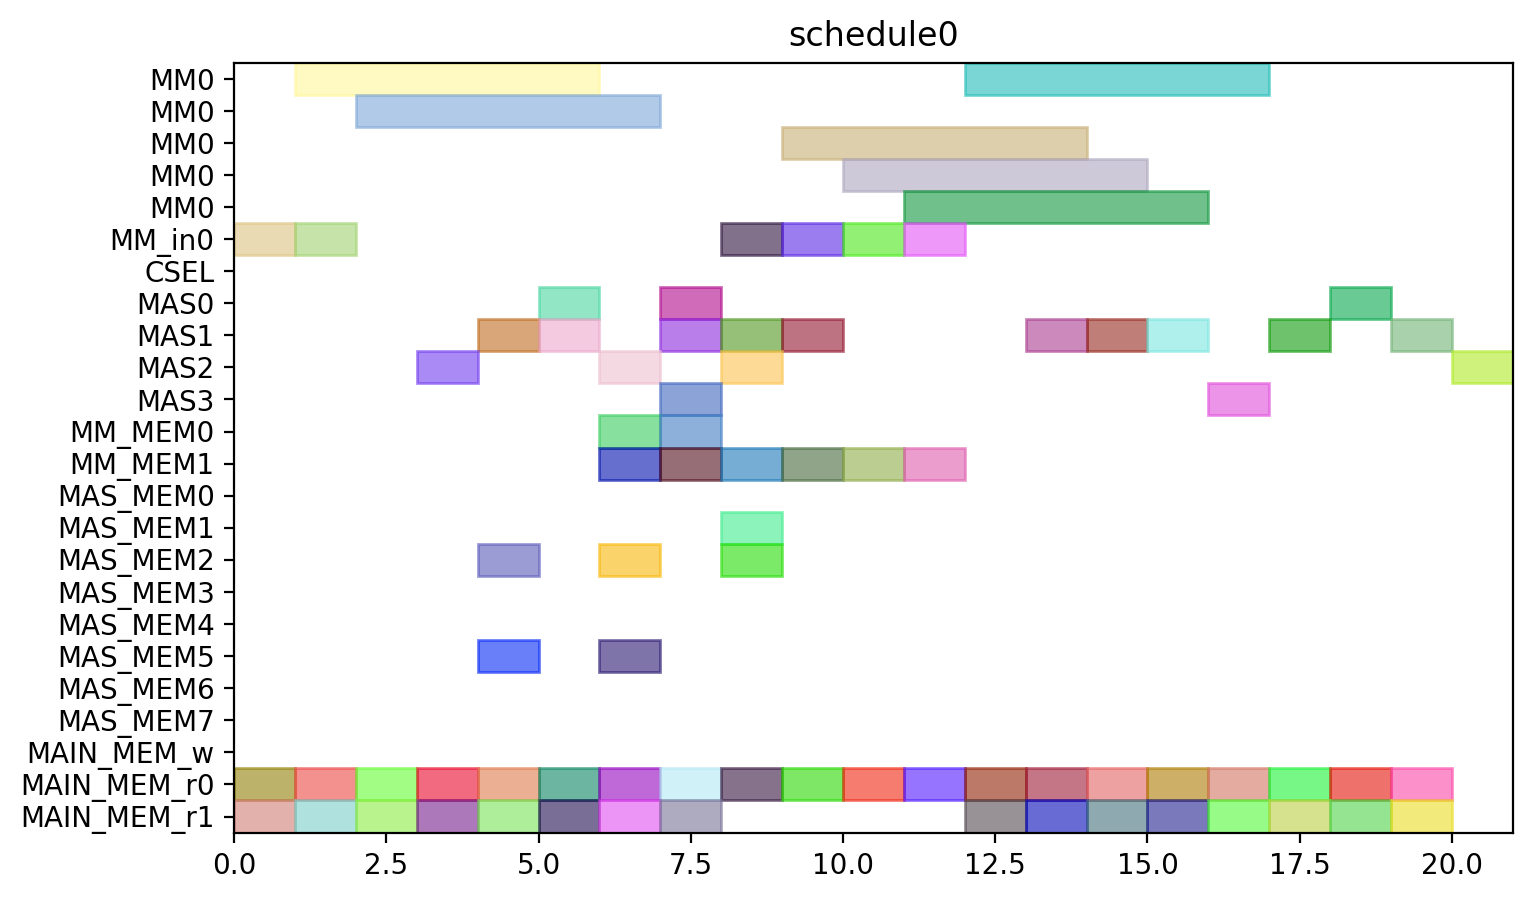

The Python source for this figure:
from pyschedule import Scenario, solvers, plotters, alt


def solve():
	horizon = 120
	S = Scenario("schedule0", horizon=horizon)

	# resource
	MM = S.Resources('MM', num=1, size=5)
	MM_in = S.Resources('MM_in', num=1)
	CSEL = S.Resource('CSEL')
	MAS = S.Resources('MAS', num=4, size=1, periods=range(1, horizon))
	MM_MEM = S.Resources('MM_MEM', num=2)
	MAS_MEM = S.Resources('MAS_MEM', num=8)
	MAIN_MEM_w = S.Resource('MAIN_MEM_w', size=1)
	MAIN_MEM_r = S.Resources('MAIN_MEM_r', num=2)

	# result of previous scheduling

	# new tasks
	c_qinv_denom_inv0 = S.Task('c_qinv_denom_inv0', length=5, delay_cost=1)
	c_qinv_denom_inv0 += alt(MM)
	c_qinv_denom_inv0_in = S.Task('c_qinv_denom_inv0_in', length=1, delay_cost=1)
	c_qinv_denom_inv0_in += alt(MM_in)
	S += c_qinv_denom_inv0_in*MM_in[0]<=c_qinv_denom_inv0*MM[0]
	c_qinv_denom_inv0_mem0 = S.Task('c_qinv_denom_inv0_mem0', length=1, delay_cost=1)
	c_qinv_denom_inv0_mem0 += MAIN_MEM_r[0]
	S += c_qinv_denom_inv0_mem0 <= c_qinv_denom_inv0

	c_qinv_denom_inv0_mem1 = S.Task('c_qinv_denom_inv0_mem1', length=1, delay_cost=1)
	c_qinv_denom_inv0_mem1 += MAIN_MEM_r[1]
	S += c_qinv_denom_inv0_mem1 <= c_qinv_denom_inv0

	c_qinv_denom_inv1_ = S.Task('c_qinv_denom_inv1_', length=5, delay_cost=1)
	c_qinv_denom_inv1_ += alt(MM)
	c_qinv_denom_inv1__in = S.Task('c_qinv_denom_inv1__in', length=1, delay_cost=1)
	c_qinv_denom_inv1__in += alt(MM_in)
	S += c_qinv_denom_inv1__in*MM_in[0]<=c_qinv_denom_inv1_*MM[0]
	c_qinv_denom_inv1__mem0 = S.Task('c_qinv_denom_inv1__mem0', length=1, delay_cost=1)
	c_qinv_denom_inv1__mem0 += MAIN_MEM_r[0]
	S += c_qinv_denom_inv1__mem0 <= c_qinv_denom_inv1_

	c_qinv_denom_inv1__mem1 = S.Task('c_qinv_denom_inv1__mem1', length=1, delay_cost=1)
	c_qinv_denom_inv1__mem1 += MAIN_MEM_r[1]
	S += c_qinv_denom_inv1__mem1 <= c_qinv_denom_inv1_

	c_qinv0_t2 = S.Task('c_qinv0_t2', length=1, delay_cost=1)
	c_qinv0_t2 += alt(MAS)
	c_qinv0_t2_mem0 = S.Task('c_qinv0_t2_mem0', length=1, delay_cost=1)
	c_qinv0_t2_mem0 += MAIN_MEM_r[0]
	S += c_qinv0_t2_mem0 <= c_qinv0_t2

	c_qinv0_t2_mem1 = S.Task('c_qinv0_t2_mem1', length=1, delay_cost=1)
	c_qinv0_t2_mem1 += MAIN_MEM_r[1]
	S += c_qinv0_t2_mem1 <= c_qinv0_t2

	c_qinv1__t2 = S.Task('c_qinv1__t2', length=1, delay_cost=1)
	c_qinv1__t2 += alt(MAS)
	c_qinv1__t2_mem0 = S.Task('c_qinv1__t2_mem0', length=1, delay_cost=1)
	c_qinv1__t2_mem0 += MAIN_MEM_r[0]
	S += c_qinv1__t2_mem0 <= c_qinv1__t2

	c_qinv1__t2_mem1 = S.Task('c_qinv1__t2_mem1', length=1, delay_cost=1)
	c_qinv1__t2_mem1 += MAIN_MEM_r[1]
	S += c_qinv1__t2_mem1 <= c_qinv1__t2

	c0_t0_t2 = S.Task('c0_t0_t2', length=1, delay_cost=1)
	c0_t0_t2 += alt(MAS)
	c0_t0_t2_mem0 = S.Task('c0_t0_t2_mem0', length=1, delay_cost=1)
	c0_t0_t2_mem0 += MAIN_MEM_r[0]
	S += c0_t0_t2_mem0 <= c0_t0_t2

	c0_t0_t2_mem1 = S.Task('c0_t0_t2_mem1', length=1, delay_cost=1)
	c0_t0_t2_mem1 += MAIN_MEM_r[1]
	S += c0_t0_t2_mem1 <= c0_t0_t2

	c0_t1_t2 = S.Task('c0_t1_t2', length=1, delay_cost=1)
	c0_t1_t2 += alt(MAS)
	c0_t1_t2_mem0 = S.Task('c0_t1_t2_mem0', length=1, delay_cost=1)
	c0_t1_t2_mem0 += MAIN_MEM_r[0]
	S += c0_t1_t2_mem0 <= c0_t1_t2

	c0_t1_t2_mem1 = S.Task('c0_t1_t2_mem1', length=1, delay_cost=1)
	c0_t1_t2_mem1 += MAIN_MEM_r[1]
	S += c0_t1_t2_mem1 <= c0_t1_t2

	c0_t20 = S.Task('c0_t20', length=1, delay_cost=1)
	c0_t20 += alt(MAS)
	c0_t20_mem0 = S.Task('c0_t20_mem0', length=1, delay_cost=1)
	c0_t20_mem0 += MAIN_MEM_r[0]
	S += c0_t20_mem0 <= c0_t20

	c0_t20_mem1 = S.Task('c0_t20_mem1', length=1, delay_cost=1)
	c0_t20_mem1 += MAIN_MEM_r[1]
	S += c0_t20_mem1 <= c0_t20

	c0_t21 = S.Task('c0_t21', length=1, delay_cost=1)
	c0_t21 += alt(MAS)
	c0_t21_mem0 = S.Task('c0_t21_mem0', length=1, delay_cost=1)
	c0_t21_mem0 += MAIN_MEM_r[0]
	S += c0_t21_mem0 <= c0_t21

	c0_t21_mem1 = S.Task('c0_t21_mem1', length=1, delay_cost=1)
	c0_t21_mem1 += MAIN_MEM_r[1]
	S += c0_t21_mem1 <= c0_t21

	c1_t0_t2 = S.Task('c1_t0_t2', length=1, delay_cost=1)
	c1_t0_t2 += alt(MAS)
	c1_t0_t2_mem0 = S.Task('c1_t0_t2_mem0', length=1, delay_cost=1)
	c1_t0_t2_mem0 += MAIN_MEM_r[0]
	S += c1_t0_t2_mem0 <= c1_t0_t2

	c1_t0_t2_mem1 = S.Task('c1_t0_t2_mem1', length=1, delay_cost=1)
	c1_t0_t2_mem1 += MAIN_MEM_r[1]
	S += c1_t0_t2_mem1 <= c1_t0_t2

	c1_t1_t2 = S.Task('c1_t1_t2', length=1, delay_cost=1)
	c1_t1_t2 += alt(MAS)
	c1_t1_t2_mem0 = S.Task('c1_t1_t2_mem0', length=1, delay_cost=1)
	c1_t1_t2_mem0 += MAIN_MEM_r[0]
	S += c1_t1_t2_mem0 <= c1_t1_t2

	c1_t1_t2_mem1 = S.Task('c1_t1_t2_mem1', length=1, delay_cost=1)
	c1_t1_t2_mem1 += MAIN_MEM_r[1]
	S += c1_t1_t2_mem1 <= c1_t1_t2

	c1_t20 = S.Task('c1_t20', length=1, delay_cost=1)
	c1_t20 += alt(MAS)
	c1_t20_mem0 = S.Task('c1_t20_mem0', length=1, delay_cost=1)
	c1_t20_mem0 += MAIN_MEM_r[0]
	S += c1_t20_mem0 <= c1_t20

	c1_t20_mem1 = S.Task('c1_t20_mem1', length=1, delay_cost=1)
	c1_t20_mem1 += MAIN_MEM_r[1]
	S += c1_t20_mem1 <= c1_t20

	c1_t21 = S.Task('c1_t21', length=1, delay_cost=1)
	c1_t21 += alt(MAS)
	c1_t21_mem0 = S.Task('c1_t21_mem0', length=1, delay_cost=1)
	c1_t21_mem0 += MAIN_MEM_r[0]
	S += c1_t21_mem0 <= c1_t21

	c1_t21_mem1 = S.Task('c1_t21_mem1', length=1, delay_cost=1)
	c1_t21_mem1 += MAIN_MEM_r[1]
	S += c1_t21_mem1 <= c1_t21

	c2_t0_t2 = S.Task('c2_t0_t2', length=1, delay_cost=1)
	c2_t0_t2 += alt(MAS)
	c2_t0_t2_mem0 = S.Task('c2_t0_t2_mem0', length=1, delay_cost=1)
	c2_t0_t2_mem0 += MAIN_MEM_r[0]
	S += c2_t0_t2_mem0 <= c2_t0_t2

	c2_t0_t2_mem1 = S.Task('c2_t0_t2_mem1', length=1, delay_cost=1)
	c2_t0_t2_mem1 += MAIN_MEM_r[1]
	S += c2_t0_t2_mem1 <= c2_t0_t2

	c2_t1_t2 = S.Task('c2_t1_t2', length=1, delay_cost=1)
	c2_t1_t2 += alt(MAS)
	c2_t1_t2_mem0 = S.Task('c2_t1_t2_mem0', length=1, delay_cost=1)
	c2_t1_t2_mem0 += MAIN_MEM_r[0]
	S += c2_t1_t2_mem0 <= c2_t1_t2

	c2_t1_t2_mem1 = S.Task('c2_t1_t2_mem1', length=1, delay_cost=1)
	c2_t1_t2_mem1 += MAIN_MEM_r[1]
	S += c2_t1_t2_mem1 <= c2_t1_t2

	c2_t20 = S.Task('c2_t20', length=1, delay_cost=1)
	c2_t20 += alt(MAS)
	c2_t20_mem0 = S.Task('c2_t20_mem0', length=1, delay_cost=1)
	c2_t20_mem0 += MAIN_MEM_r[0]
	S += c2_t20_mem0 <= c2_t20

	c2_t20_mem1 = S.Task('c2_t20_mem1', length=1, delay_cost=1)
	c2_t20_mem1 += MAIN_MEM_r[1]
	S += c2_t20_mem1 <= c2_t20

	c2_t21 = S.Task('c2_t21', length=1, delay_cost=1)
	c2_t21 += alt(MAS)
	c2_t21_mem0 = S.Task('c2_t21_mem0', length=1, delay_cost=1)
	c2_t21_mem0 += MAIN_MEM_r[0]
	S += c2_t21_mem0 <= c2_t21

	c2_t21_mem1 = S.Task('c2_t21_mem1', length=1, delay_cost=1)
	c2_t21_mem1 += MAIN_MEM_r[1]
	S += c2_t21_mem1 <= c2_t21

	c_qinv0_t0 = S.Task('c_qinv0_t0', length=5, delay_cost=1)
	c_qinv0_t0 += alt(MM)
	c_qinv0_t0_in = S.Task('c_qinv0_t0_in', length=1, delay_cost=1)
	c_qinv0_t0_in += alt(MM_in)
	S += c_qinv0_t0_in*MM_in[0]<=c_qinv0_t0*MM[0]
	c_qinv0_t0_mem0 = S.Task('c_qinv0_t0_mem0', length=1, delay_cost=1)
	c_qinv0_t0_mem0 += MAIN_MEM_r[0]
	S += c_qinv0_t0_mem0 <= c_qinv0_t0

	c_qinv0_t0_mem1 = S.Task('c_qinv0_t0_mem1', length=1, delay_cost=1)
	c_qinv0_t0_mem1 += alt(MM_MEM)
	S += (c_qinv_denom_inv0*MM[0])-1 < c_qinv0_t0_mem1*MM_MEM[1]
	S += c_qinv0_t0_mem1 <= c_qinv0_t0

	c_qinv0_t1 = S.Task('c_qinv0_t1', length=5, delay_cost=1)
	c_qinv0_t1 += alt(MM)
	c_qinv0_t1_in = S.Task('c_qinv0_t1_in', length=1, delay_cost=1)
	c_qinv0_t1_in += alt(MM_in)
	S += c_qinv0_t1_in*MM_in[0]<=c_qinv0_t1*MM[0]
	c_qinv0_t1_mem0 = S.Task('c_qinv0_t1_mem0', length=1, delay_cost=1)
	c_qinv0_t1_mem0 += MAIN_MEM_r[0]
	S += c_qinv0_t1_mem0 <= c_qinv0_t1

	c_qinv0_t1_mem1 = S.Task('c_qinv0_t1_mem1', length=1, delay_cost=1)
	c_qinv0_t1_mem1 += alt(MM_MEM)
	S += (c_qinv_denom_inv1_*MM[0])-1 < c_qinv0_t1_mem1*MM_MEM[1]
	S += c_qinv0_t1_mem1 <= c_qinv0_t1

	c_qinv0_t3 = S.Task('c_qinv0_t3', length=1, delay_cost=1)
	c_qinv0_t3 += alt(MAS)
	c_qinv0_t3_mem0 = S.Task('c_qinv0_t3_mem0', length=1, delay_cost=1)
	c_qinv0_t3_mem0 += alt(MM_MEM)
	S += (c_qinv_denom_inv0*MM[0])-1 < c_qinv0_t3_mem0*MM_MEM[0]
	S += c_qinv0_t3_mem0 <= c_qinv0_t3

	c_qinv0_t3_mem1 = S.Task('c_qinv0_t3_mem1', length=1, delay_cost=1)
	c_qinv0_t3_mem1 += alt(MM_MEM)
	S += (c_qinv_denom_inv1_*MM[0])-1 < c_qinv0_t3_mem1*MM_MEM[1]
	S += c_qinv0_t3_mem1 <= c_qinv0_t3

	c_qinv1__t0 = S.Task('c_qinv1__t0', length=5, delay_cost=1)
	c_qinv1__t0 += alt(MM)
	c_qinv1__t0_in = S.Task('c_qinv1__t0_in', length=1, delay_cost=1)
	c_qinv1__t0_in += alt(MM_in)
	S += c_qinv1__t0_in*MM_in[0]<=c_qinv1__t0*MM[0]
	c_qinv1__t0_mem0 = S.Task('c_qinv1__t0_mem0', length=1, delay_cost=1)
	c_qinv1__t0_mem0 += MAIN_MEM_r[0]
	S += c_qinv1__t0_mem0 <= c_qinv1__t0

	c_qinv1__t0_mem1 = S.Task('c_qinv1__t0_mem1', length=1, delay_cost=1)
	c_qinv1__t0_mem1 += alt(MM_MEM)
	S += (c_qinv_denom_inv0*MM[0])-1 < c_qinv1__t0_mem1*MM_MEM[1]
	S += c_qinv1__t0_mem1 <= c_qinv1__t0

	c_qinv1__t1 = S.Task('c_qinv1__t1', length=5, delay_cost=1)
	c_qinv1__t1 += alt(MM)
	c_qinv1__t1_in = S.Task('c_qinv1__t1_in', length=1, delay_cost=1)
	c_qinv1__t1_in += alt(MM_in)
	S += c_qinv1__t1_in*MM_in[0]<=c_qinv1__t1*MM[0]
	c_qinv1__t1_mem0 = S.Task('c_qinv1__t1_mem0', length=1, delay_cost=1)
	c_qinv1__t1_mem0 += MAIN_MEM_r[0]
	S += c_qinv1__t1_mem0 <= c_qinv1__t1

	c_qinv1__t1_mem1 = S.Task('c_qinv1__t1_mem1', length=1, delay_cost=1)
	c_qinv1__t1_mem1 += alt(MM_MEM)
	S += (c_qinv_denom_inv1_*MM[0])-1 < c_qinv1__t1_mem1*MM_MEM[1]
	S += c_qinv1__t1_mem1 <= c_qinv1__t1

	c_qinv1__t3 = S.Task('c_qinv1__t3', length=1, delay_cost=1)
	c_qinv1__t3 += alt(MAS)
	c_qinv1__t3_mem0 = S.Task('c_qinv1__t3_mem0', length=1, delay_cost=1)
	c_qinv1__t3_mem0 += alt(MM_MEM)
	S += (c_qinv_denom_inv0*MM[0])-1 < c_qinv1__t3_mem0*MM_MEM[0]
	S += c_qinv1__t3_mem0 <= c_qinv1__t3

	c_qinv1__t3_mem1 = S.Task('c_qinv1__t3_mem1', length=1, delay_cost=1)
	c_qinv1__t3_mem1 += alt(MM_MEM)
	S += (c_qinv_denom_inv1_*MM[0])-1 < c_qinv1__t3_mem1*MM_MEM[1]
	S += c_qinv1__t3_mem1 <= c_qinv1__t3

	c0_t4_t2 = S.Task('c0_t4_t2', length=1, delay_cost=1)
	c0_t4_t2 += alt(MAS)
	c0_t4_t2_mem0 = S.Task('c0_t4_t2_mem0', length=1, delay_cost=1)
	c0_t4_t2_mem0 += alt(MAS_MEM)
	S += (c0_t20*MAS[0])-1 < c0_t4_t2_mem0*MAS_MEM[0]
	S += (c0_t20*MAS[1])-1 < c0_t4_t2_mem0*MAS_MEM[2]
	S += (c0_t20*MAS[2])-1 < c0_t4_t2_mem0*MAS_MEM[4]
	S += (c0_t20*MAS[3])-1 < c0_t4_t2_mem0*MAS_MEM[6]
	S += c0_t4_t2_mem0 <= c0_t4_t2

	c0_t4_t2_mem1 = S.Task('c0_t4_t2_mem1', length=1, delay_cost=1)
	c0_t4_t2_mem1 += alt(MAS_MEM)
	S += (c0_t21*MAS[0])-1 < c0_t4_t2_mem1*MAS_MEM[1]
	S += (c0_t21*MAS[1])-1 < c0_t4_t2_mem1*MAS_MEM[3]
	S += (c0_t21*MAS[2])-1 < c0_t4_t2_mem1*MAS_MEM[5]
	S += (c0_t21*MAS[3])-1 < c0_t4_t2_mem1*MAS_MEM[7]
	S += c0_t4_t2_mem1 <= c0_t4_t2

	c1_t4_t2 = S.Task('c1_t4_t2', length=1, delay_cost=1)
	c1_t4_t2 += alt(MAS)
	c1_t4_t2_mem0 = S.Task('c1_t4_t2_mem0', length=1, delay_cost=1)
	c1_t4_t2_mem0 += alt(MAS_MEM)
	S += (c1_t20*MAS[0])-1 < c1_t4_t2_mem0*MAS_MEM[0]
	S += (c1_t20*MAS[1])-1 < c1_t4_t2_mem0*MAS_MEM[2]
	S += (c1_t20*MAS[2])-1 < c1_t4_t2_mem0*MAS_MEM[4]
	S += (c1_t20*MAS[3])-1 < c1_t4_t2_mem0*MAS_MEM[6]
	S += c1_t4_t2_mem0 <= c1_t4_t2

	c1_t4_t2_mem1 = S.Task('c1_t4_t2_mem1', length=1, delay_cost=1)
	c1_t4_t2_mem1 += alt(MAS_MEM)
	S += (c1_t21*MAS[0])-1 < c1_t4_t2_mem1*MAS_MEM[1]
	S += (c1_t21*MAS[1])-1 < c1_t4_t2_mem1*MAS_MEM[3]
	S += (c1_t21*MAS[2])-1 < c1_t4_t2_mem1*MAS_MEM[5]
	S += (c1_t21*MAS[3])-1 < c1_t4_t2_mem1*MAS_MEM[7]
	S += c1_t4_t2_mem1 <= c1_t4_t2

	c2_t4_t2 = S.Task('c2_t4_t2', length=1, delay_cost=1)
	c2_t4_t2 += alt(MAS)
	c2_t4_t2_mem0 = S.Task('c2_t4_t2_mem0', length=1, delay_cost=1)
	c2_t4_t2_mem0 += alt(MAS_MEM)
	S += (c2_t20*MAS[0])-1 < c2_t4_t2_mem0*MAS_MEM[0]
	S += (c2_t20*MAS[1])-1 < c2_t4_t2_mem0*MAS_MEM[2]
	S += (c2_t20*MAS[2])-1 < c2_t4_t2_mem0*MAS_MEM[4]
	S += (c2_t20*MAS[3])-1 < c2_t4_t2_mem0*MAS_MEM[6]
	S += c2_t4_t2_mem0 <= c2_t4_t2

	c2_t4_t2_mem1 = S.Task('c2_t4_t2_mem1', length=1, delay_cost=1)
	c2_t4_t2_mem1 += alt(MAS_MEM)
	S += (c2_t21*MAS[0])-1 < c2_t4_t2_mem1*MAS_MEM[1]
	S += (c2_t21*MAS[1])-1 < c2_t4_t2_mem1*MAS_MEM[3]
	S += (c2_t21*MAS[2])-1 < c2_t4_t2_mem1*MAS_MEM[5]
	S += (c2_t21*MAS[3])-1 < c2_t4_t2_mem1*MAS_MEM[7]
	S += c2_t4_t2_mem1 <= c2_t4_t2

	solvers.mip.solve(S,msg=1,kind='CPLEX',ratio_gap=1.01)

	solution = [['hoge']*len(S.solution()[1]) for i in range(len(S.solution()))]
	for i in range(len(S.solution())):
		for j in range(len(S.solution()[i])):
			solution[i][j]=str(S.solution()[i][j])
	print(solution)

	cycles = int(solution[-1][3])

	pic_file_name = "/home/mfukuda/ABE/multiRAM_multiMAS_16mux/scheduling_result/stage5MM1_stage1MAS4/FP12_INV_AFTER_FPINV/schedule0.png"
	if(S.solution() != []):
		plotters.matplotlib.plot(S,img_filename=pic_file_name, show_task_labels=False, fig_size=(cycles*0.25+3, 5))

	return solution
